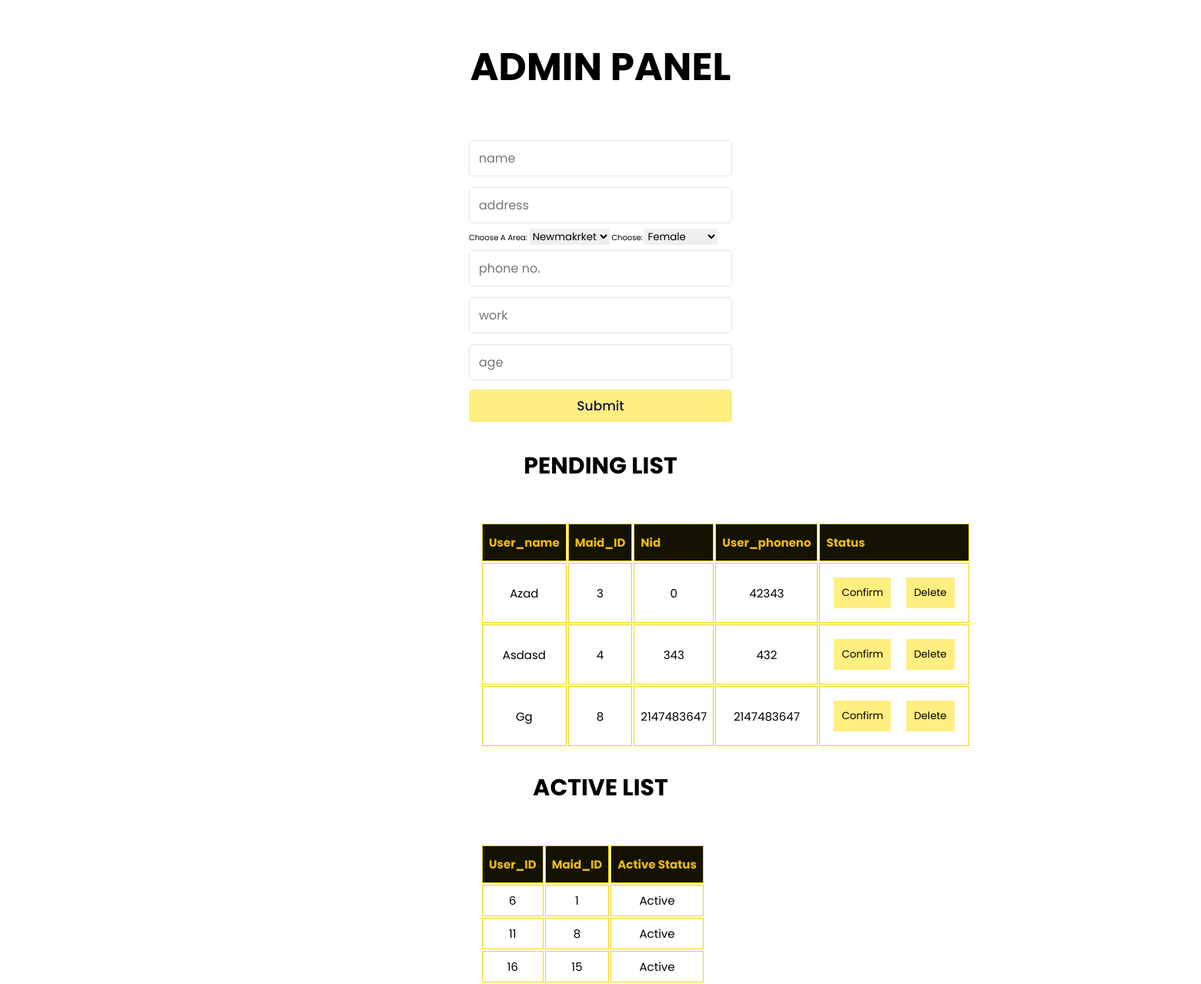
Page /Needmaid/admin.php on the committed database.
### tables this page shows
CREATE TABLE `user` (
  `id` int(10) NOT NULL,
  `maidid` int(11) NOT NULL,
  `name` varchar(250) NOT NULL,
  `email` varchar(255) NOT NULL,
  `phoneno` int(11) NOT NULL,
  `nid` int(15) NOT NULL,
  `address` varchar(250) NOT NULL,
  `status` enum('pending','confirmed','','') NOT NULL DEFAULT 'pending'
);

CREATE TABLE `user_has_maid` (
  `user_id` int(11) NOT NULL,
  `maid_id` int(11) NOT NULL,
  `active` enum('Active','Deactive','','') NOT NULL
);

### Needmaid/admin.php (the view, shortened to what this page needs)
<?php include 'config/database.php';?>
<!DOCTYPE html>
<html lang="en" dir="ltr">
  <head>
    <link rel="stylesheet" href="https://unpkg.com/swiper@7/swiper-bundle.min.css" />
    <link rel="stylesheet" href="https://cdnjs.cloudflare.com/ajax/libs/font-awesome/5.15.4/css/all.min.css">
    <link rel="stylesheet" href="css/style.css">
  </head>
  <body>
   <h1 style="font-size: 5rem;text-align:center;margin-top:50px;">ADMIN PANEL</h1>
    <div class="form-container">
        <form action="<?php echo htmlspecialchars($_SERVER['PHP_SELF']); ?>" method="POST">
            <input type="text" placeholder="name" class="box" name="name"> <br>
            <input type="text" placeholder="address" class="box" name="address"><br>
            <label for="area">Choose a area:</label>
              <select id="area" name="area">
               <option value="newmakrket">newmakrket</option>
              </select>
            <label for="gender">Choose:</label>
                <select id="gender" name="gender">
                 <option value="female">female</option>
                </select><br>
            <input type="number" placeholder="phone no." class="box" name="phoneno"><br>
            <input type="text" placeholder="work" class="box" name="expertise"><br>
            <input type="number" placeholder="age" class="box" name="age"><br>
            <input type="submit" value="submit" class="btn" name="submit">
        </form>
        </div>
        <h1 style="font-size: 3rem; text-align:center;margin:30px;">PENDING LIST</h1>
    <div class="table">
    <?php
 $sql = 'SELECT * FROM user WHERE status="pending"';
 $result = mysqli_query($conn, $sql);
 $user = mysqli_fetch_all($result, MYSQLI_ASSOC);
?>
   <table>
    <tr>
    <th>user_name</th>
    <th>maid_ID</th>
    <th>nid</th>
    <th>user_phoneno</th>
    <th>status</th>
    </tr>
    <?php foreach($user as $item):?>
   <tr>
                 <td><?php echo $item['name']; ?></td>
                 <td><?php echo $item['maidid']; ?></td>
                 <td><?php echo $item['nid']; ?></td>
                 <td><?php echo $item['phoneno']; ?></td>
                 <td><form action="<?php echo htmlspecialchars($_SERVER['PHP_SELF']); ?>"  method="POST">
                    <button name="pu_submit" class="work-button" type="submit" onclick="location.reload();">Confirm</button><button name="pd_submit"class="work-button" type="submit" onclick="location.reload();">Delete</button></form></td>
                </tr>
  <?php endforeach; ?>
   </table>
  </div>
  <h1 style="font-size: 3rem; text-align:center;margin:30px;">ACTIVE LIST</h1>
    <div class="table">
    <?php
 $sql = 'SELECT * FROM user_has_maid';
 $result = mysqli_query($conn, $sql);
 $user_has_maid = mysqli_fetch_all($result, MYSQLI_ASSOC);
?>
   <table>
    <tr>
    <th>user_ID</th>
    <th>maid_ID</th>
    <th>Active Status</th>
    </tr>
    <?php foreach($user_has_maid as $item):?>
   <tr>
                 <td><?php echo $item['user_id']; ?></td>
                 <td><?php echo $item['maid_id']; ?></td>
                 <td><?php echo $item['active']; ?></td>
  </tr>
  <?php endforeach; ?>
   </table>
  </div>
  </body>
</html>

### Needmaid/css/style.css (style rules this page uses)
:root { --yellow:#f9d806; --light-yellow:#ffee80; --black:#130f40; --light-color:#666; --box-shadow:0 .5rem 1rem rgba(0,0,0,.1); --border:.1rem solid rgba(0,0,0,.1); }
* { font-family: 'Poppins', sans-serif; margin:0; padding:0; box-sizing: border-box; outline: none; border:none; text-decoration: none; text-transform: capitalize; transition: .2s linear; }
html { font-size: 62.5%; overflow-x: hidden; scroll-padding-top: 7rem; scroll-behavior: smooth; }
.work-button { padding: 10px; margin: 10px; background-color: #ffee80; }
.btn { display: inline-block; margin-top: 1rem; padding:.8rem 3rem; background:var(--light-yellow); color:var(--black); cursor: pointer; font-size: 1.7rem; border-radius: .5rem; font-weight: 500; text-align: center; }
.form-container { display: flex; margin-top: 50px; align-items: center; justify-content: center; }
.form-container form .btn { display: block; width:100%; margin:.5rem 0; }
.form-container form .box { margin:.7rem 0; width: 100%; font-size: 1.6rem; color:var(--black); text-transform: none; border:var(--border); padding:1rem 1.2rem; border-radius: .5rem; }
.table { font-family: Arial, Helvetica, sans-serif; border-collapse: collapse; width: 100%; margin-left: 40%; margin-top: 50PX; margin-right: auto; text-align: center; }
.table td, .table th { border: 1px solid rgb(247, 211, 9); padding: 8px; font-size: 1.5rem; }
.table th { padding-top: 12px; padding-bottom: 12px; text-align: left; background-color: #141203; color: rgb(236, 186, 20); }

### rows in the picture
user: name "Azad", maidid "3", nid "0", phoneno "42343"
user: name "Asdasd", maidid "4", nid "343", phoneno "432"
user: name "Gg", maidid "8", nid "2147483647", phoneno "2147483647"
user_has_maid: user_id "6", maid "1", active "Active"
user_has_maid: user_id "11", maid "8", active "Active"
user_has_maid: user_id "16", maid "15", active "Active"
